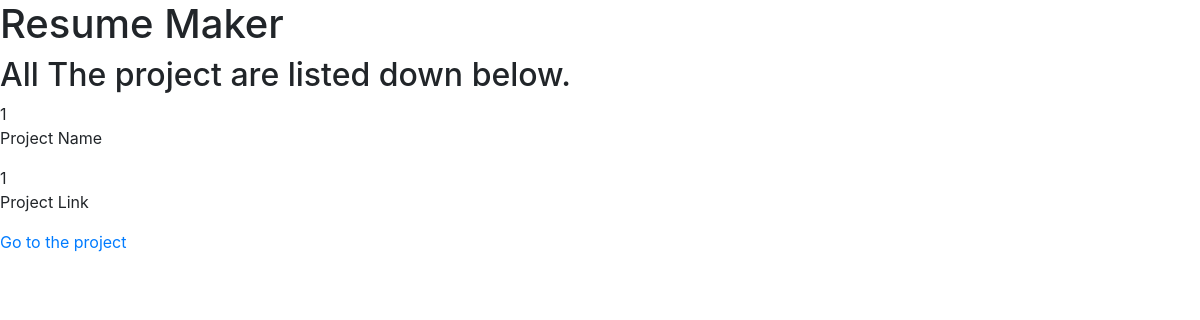
/view_project (signed in), run on an earlier commit of the app's database.
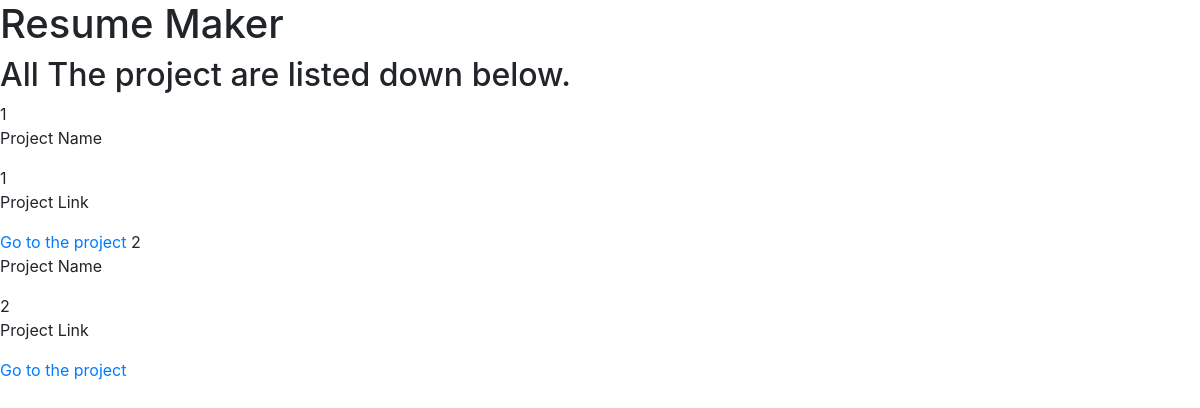
And on a later commit of the database.
### core/models.py (models this page shows)
class Project(models.Model):
    profile = models.ForeignKey(Profile,on_delete=models.CASCADE,null=True)
    project_name = models.CharField(max_length = 150)
    project_bio = models.TextField()
    project_tech_stack = models.CharField(max_length=255)
    project_team_size = models.IntegerField(validators=[MinValueValidator(1)])
    project_start_date = models.DateTimeField()
    project_github_link = models.CharField(max_length = 150)

### core/views.py (the view)
# urls.py: path('view_project',views.view_project,name='view_project'),
@login_required
def view_project(request):
    pro = request.user.profile
    project=Project.objects.filter(profile=pro)
    return render(request,'view_project.html',{'project':project})

### core/templates/view_project.html
{%extends 'base.html'%}
{% load widget_tweaks %}
{%block content%}
    <h2>
        All The project are listed down below.
    </h2>
    {%for pro in project %}
        {{ forloop.counter }}
        <p>Project Name</p>
        {{ pro.id }}
        <p>Project Link</p>
        <a href = 'https://{{pro.project_github_link}}'>Go to the project</a>
    {% endfor %}
{%endblock%}

What changed in the data, as far as the page shows it:
added Project: id "2"
